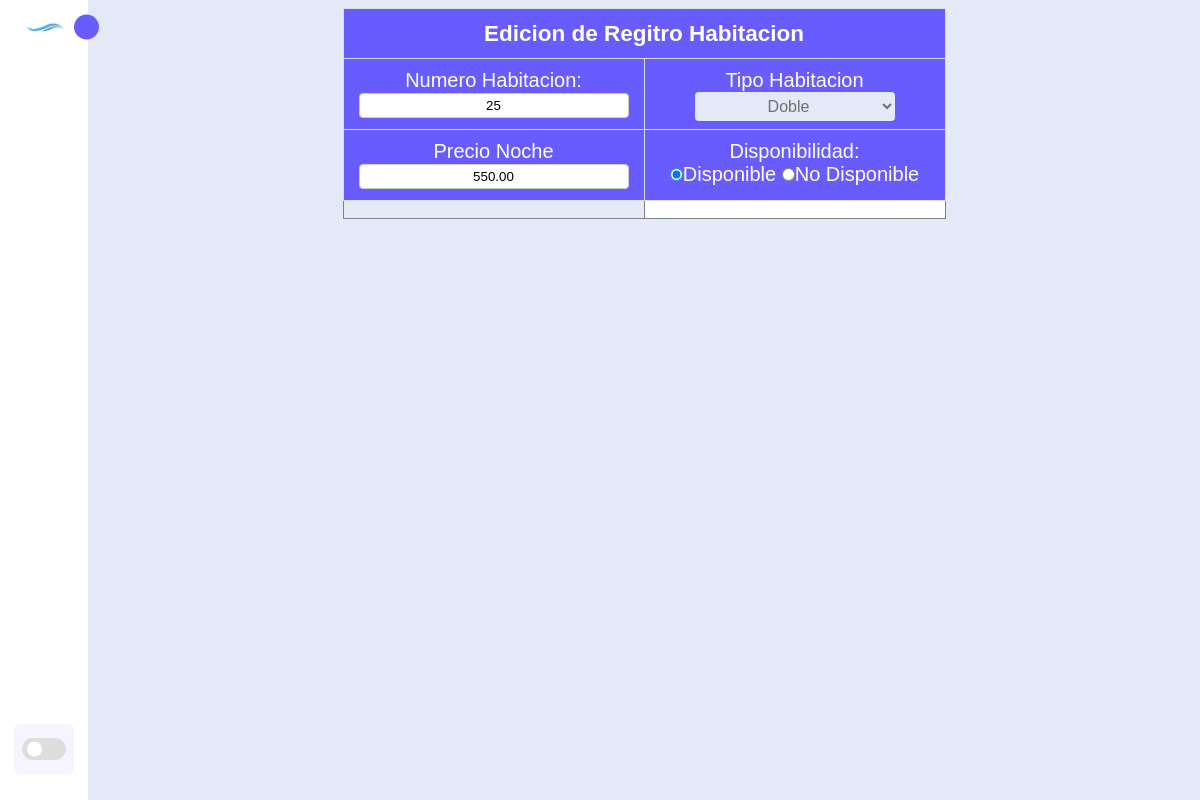
Page /editar_habitacion.php?id=9 (signed in) on the committed database.
### tables this page shows
CREATE TABLE `habitaciones` (
  `id_habitacion` int(11) NOT NULL,
  `numero_habitacion` int(11) NOT NULL,
  `tipo_habitacion` varchar(20) NOT NULL,
  `precio_noche` decimal(8,2) NOT NULL,
  `disponible` tinyint(1) NOT NULL
);

### editar_habitacion.php (the view, shortened to what this page needs)
<?php
include("conexion.php");
    $row=$_SESSION['id_cargo'];
    $id=$_GET["id"];
    $usuarios="SELECT * FROM habitaciones WHERE id_habitacion='$id'";
    if(isset($_SESSION['nombre'])&&isset($_SESSION['id_cargo'])){
?>
<!DOCTYPE html>
<html lang="en">
<head>
    <link rel="stylesheet" href="css/index.css">
    <link href="https://cdn.jsdelivr.net/npm/remixicon@3.2.0/fonts/remixicon.css" rel="stylesheet">
</head>
<body>
    <nav class="sidebar close">
        <header>
            <div class="image-text">
                <span class="image">
                    <img src="css/image/logo.png" alt icon="">
                </span>
            </div>
            <i class="ri-arrow-right-s-line toggle"></i>
        </header>
        <div class="menu-bar">
            <div class="menu">
                <ul class="menu-links">
                    <li class="nav-links">
                        <a href="index.php">
                        </a>
                    </li>
                    <li class="nav-links">
                        <a href="clientes.php">
                        </a>
                    </li>
                    <li class="nav-links">
                        <a href="reservaciones.php">
                        </a>
                    </li>
                    <li class="nav-links">
                        <a href="habitaciones.php">
                        </a>
                    </li>
                    <?php
                    if ($row['id_cargo'] == 1) {
                        echo '
                        <li class="nav-links">
                        <a href="usuarios.php">
                        <i class="ri-shield-user-fill icon"></i>
                        <span class="text nav-text">Usuarios</span>
                        </a>
                        </li>';
                    }
                    ?>
                    <li class="nav-links">
                        <a href="pagos.php">
                        </a>
                    </li>
                    <li class="nav-links">
                        <a href="manual.php">
                        </a>
                    </li>
                </ul>
            </div>
            <div class="bottom-content">
                <li class="">
                        <a href="salir.php" onclick="return confirmacion();">
                        </a>
                </li>
                <li class="mode">
                    <div class="toggle-switch">
                        <span class="switch"></span>
                    </div>
                </li>
            </div>
        </div>
    </nav>
    <section class="home">
        <div class="home-conten">
        <?php
    $resultados=mysqli_query($conexion,$usuarios);
    while ($row=mysqli_fetch_assoc($resultados)) {
    ?>
    <form action="actualizar_habitacion.php" method="post" onsubmit="return usuario(this);">
        <table class="tabla" border="1">
            <tr>
                <th class="celda" colspan="2" ><h1>Edicion de Regitro Habitacion</h1></th>
            </tr>
            <tr>
                <td class="celda"><div><label for="">Numero Habitacion:</label><br><input type="text" name="numero_habitacion" id="numero_habitacion" value="<?php echo $row['numero_habitacion'] ?>"></div><br></td>
                <td class="celda"><div><label for="">Tipo Habitacion</label><br>
                <select class="custom-select" name="tipo_habitacion" id="tipo_habitacion">
                    <option value="Doble" <?php if ($row['tipo_habitacion'] == "Doble") { echo 'selected'; } ?>>Doble</option>
                </select></div><br></td>
            </tr>
            <tr>
                <td class="celda"><div><label for="">Precio Noche</label><br><input type="text" name="precio_noche" id="precio_noche" placeholder="" value="<?php echo $row['precio_noche'] ?>"></div><br></td>
                <td class="celda" colspan="2">
                    <div class="contenedor"><label for="">Disponibilidad:</label><br>
                <input type="radio" name="disponibilidad" id="disponibilidad" <?php echo $row['disponible'] =="1" ?'checked':''?> value="1">Disponible
                <input type="radio" name="disponibilidad" id="disponibilidad"<?php echo $row['disponible']=="0" ?'checked':''?> value="0">No Disponible
                    </div><br>
                </td>
            </tr>
            <tr>
            <?php }?>
                <td class=""><button type="submit"><i class="ri-save-2-fill otros"></i></button></td>
                <td class="btn"><a href="habitaciones.php"><i class="ri-arrow-go-back-line otros"></i></a></td>
            </tr>
        </table>
    </form>
        </div>
    </section>
</body>
</html>
<?php
    }else {
        header("location:sesion.php");
    }
?>

### css/index.css (style rules this page uses)
* { font-family:Arial, Helvetica, sans-serif; margin: 0; padding: 0; box-sizing: border-box; }
:root { --body-color: #e4e9f7; --sidebar-color: #fff; --primary-color: #695cfe; --primary-color-light: #f6f5ff; --togle-color: #ddd; --text-color: #707070; --icon-actua: #ffffff; --icon-alimi: #695cfe; --tran-02: all 0.2s ease; --tran-03: all 0.3s ease; --tran-04: all 0.4s ease; --tran-05: all 0.4s ease; }
body { height: 100vh; background: var(--body-color); transition: var(--tran-05); }
.sidebar { position: fixed; text-decoration: none; top: 0; left: 0; height: 100%; width: 250px; padding: 10px 14px; z-index: 100; background: var(--sidebar-color); transition: var(--tran-05); }
.sidebar.close { width: 88px; }
.sidebar .menu-bar { height: calc(100% - 50px); display: flex; flex-direction: column; justify-content: space-between; }
.sidebar .image { min-width: 60px; display: flex; align-items: center; justify-content: center; }
.sidebar li { height: 50px; margin-top: 10px; list-style: none; display: flex; align-items: center; }
.sidebar header { position: relative; }
.sidebar header i.toggle { text-decoration: none; cursor:pointer; }
.sidebar .image-text img { width: 40px; border-radius: 6px; }
.sidebar header .image-text { display: flex; align-items: center; }
.sidebar header .toggle { position: absolute; top: 50%; right: -25px; transform: translateY(-50%) rotate(180deg); height: 25px; width: 25px; background: var(--primary-color); display: flex; align-items: center; justify-content: center; border-radius: 50%; color: var(--sidebar-color); font-size: 22px; transition: var(--tran-03); }
.sidebar.close header .toggle { transform: translateY(-50%); }
.sidebar .menu { margin-top: 0px; }
.sidebar li a { height: 100%; width: 100%; display: flex; align-items: center; text-decoration: none; border-radius: 6px; transition: var(--tran-04); }
.menu-bar .mode { position: relative; border-radius: 6px; background: var(--primary-color-light); transition: var(--tran-05); }
.menu-bar .mode .toggle-switch { position: absolute; display: flex; right: 0; align-items: center; justify-content: center; height: 100%; min-width: 60px; cursor: pointer; border-radius: 6px; background: var(--primary-color-light); transition: var(--tran-05); }
.toggle-switch .switch { position: relative; height: 22px; width: 44px; border-radius: 25px; background: var(--togle-color); }
.switch::before { content: ''; position: absolute; height: 15px; width: 15px; border-radius: 50%; top: 50%; left: 5px; transform: translateY(-50%); background: var(--sidebar-color); transition: var(--tran-03); }
.home { position: relative; left: 250px; height: 100vh; width: calc(100% - 250px); background: var(--body-color); transition: var(--tran-05); }
.home .home-conten { justify-content: center; font-size: 15px; font-weight: 500; padding: 8px 40px; color: var(--text-color); }
.sidebar.close ~ .home { left: 88px; width: calc(100% - 88px); }
.home .home-conten .tabla { border-collapse: collapse; margin: auto; text-align: center; align-items: center; }
.home .home-conten .tabla .celda { border: 1px solid var(--togle-color); width: 106px; height: 50px; background-color: var(--primary-color); color:#fff; cursor: default; }
.custom-select { text-align: center; background-color: var(--body-color); color: var(--text-color); padding: 5px; border-radius: 4px; border: none; font-size: 16px; width: 200px; }
.custom-select option { background-color: var(--body-color); color: var(--text-color); }
.home .home-conten .tabla td div { display: inline-block; margin-top: 10px; font-size: 20px; width: 300px; height: 60px; }
.tabla input[type="text"], .tabla input[type="tel"], .tabla input[type="password"], .tabla input[type="email"] { text-align: center; outline: none; width: 90%; height: 25px; border: 1px solid #ccc; border-radius: 4px; }
.home .home-conten tr td.btn { width: 50%; height: 50%; cursor: pointer; background-color: var(--icon-actua); }

### rows in the picture
habitaciones: numero_habitacion "25", tipo_habitacion "Doble", precio_noche "550.00", disponible "☑"
